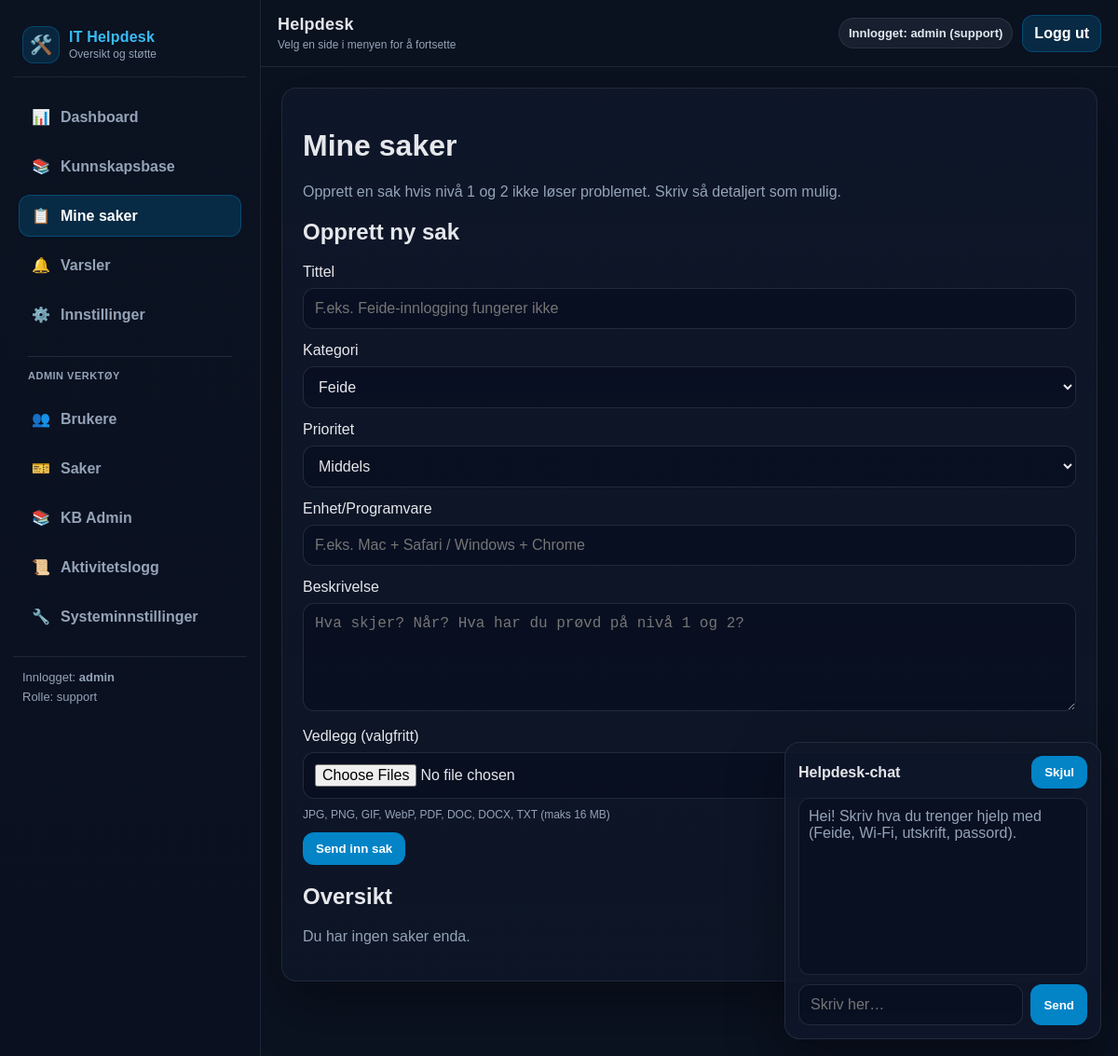
Before: /tickets (signed in) with the older database file.
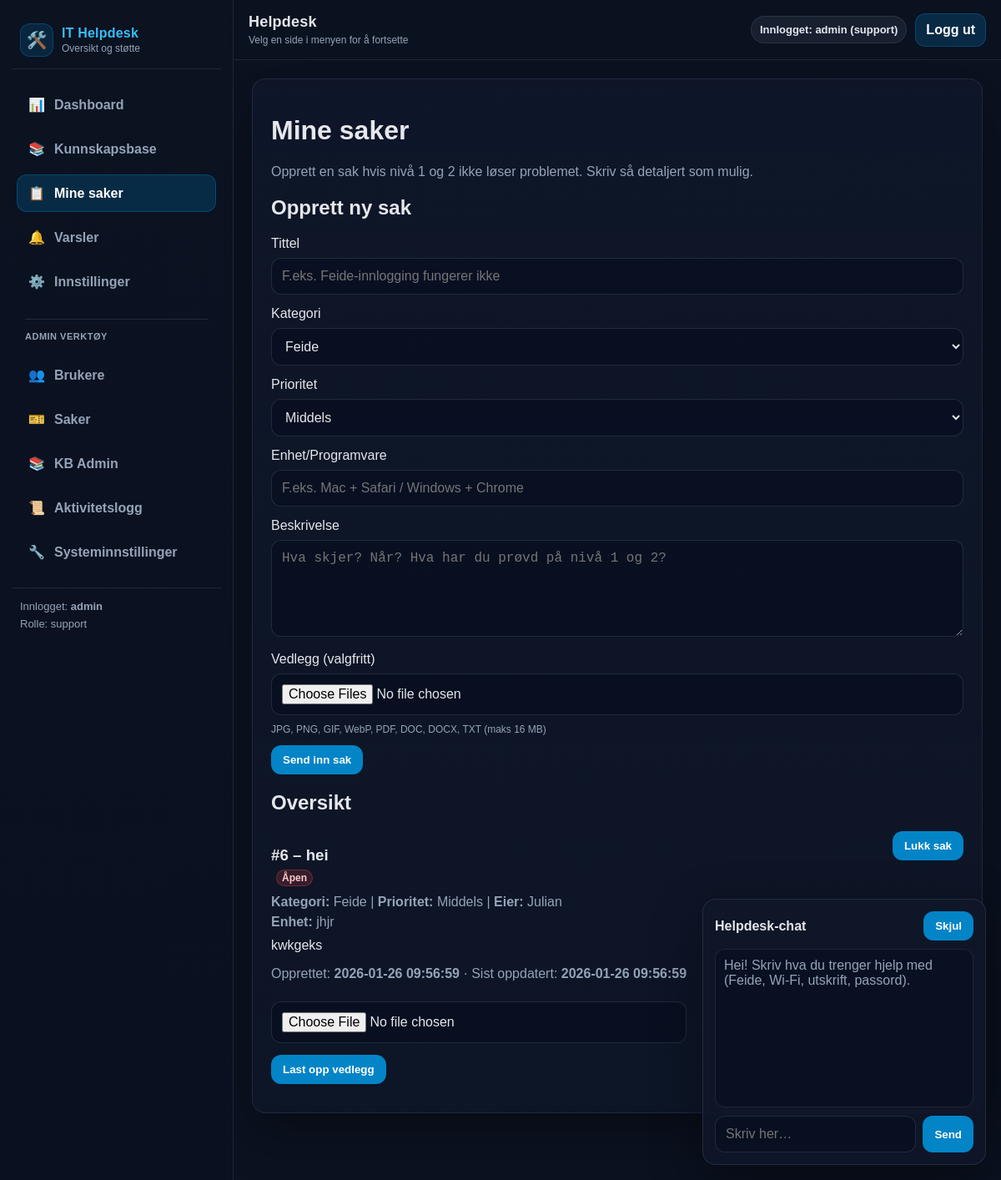
After: the same page with the newer database file.
### tables this page shows
CREATE TABLE tickets (
            id INTEGER PRIMARY KEY AUTOINCREMENT,
            title TEXT NOT NULL,
            desc TEXT NOT NULL,
            owner TEXT NOT NULL,
            category TEXT NOT NULL DEFAULT 'Annet',
            priority TEXT NOT NULL DEFAULT 'Middels',
            device TEXT NOT NULL DEFAULT '',
            status TEXT NOT NULL DEFAULT 'Åpen',
            created_at TEXT NOT NULL DEFAULT (datetime('now')),
            updated_at TEXT NOT NULL DEFAULT (datetime('now')),
            closed_at TEXT
        );

### routes.py (the view, shortened to what this page needs)
@bp.route("/tickets", methods=["GET", "POST"])
def tickets():
    user = current_user()
    if not user:
        return redirect(url_for("main.login"))
    role = current_role()
    try:
        if role == "support":
            visible = get_tickets()
            logger.info(f"Support user {user} fetched all tickets: {len(visible)} total")
        else:
            visible = get_tickets(owner=user)
            logger.info(f"User {user} fetched their own tickets: {len(visible)} visible")
    except Exception as e:
        logger.error(f"Error fetching tickets for {user} (role={role}): {e}")
        visible = []
        flash("Kunne ikke hente saker. Prøv igjen senere.")
    for t in visible:
        try:
            t["attachments"] = get_attachments(t["id"])
        except Exception:
            t["attachments"] = []
    if visible and len(visible) > 0:
        first_ticket = visible[0]
        logger.debug(f"First ticket keys: {list(first_ticket.keys())} | owner={first_ticket.get('owner', 'MISSING')}")
    return render_template("_tickets.html", tickets=visible, role=role)

### __init__.py (called while the page is built)
def create_app():
    app = Flask(__name__)
    app.config.from_object(Config)
    init_mail(app)
    @app.after_request
    def set_security_headers(response):
        response.headers['X-Content-Type-Options'] = 'nosniff'
        response.headers['X-Frame-Options'] = 'DENY'
        response.headers['X-XSS-Protection'] = '1; mode=block'
        return response
    from .routes import bp
    app.register_blueprint(bp)
    return app

### db.py (called while the page is built, shortened)
def get_tickets(owner: Optional[str] = None) -> List[Dict[str, Any]]:
    conn = _conn()
    cur = conn.cursor()
    if owner is None:
        cur.execute("""
            SELECT t.*, r.stars AS rating, r.feedback AS feedback
            FROM tickets t
            LEFT JOIN ratings r ON r.ticket_id = t.id
            ORDER BY t.id DESC
        """)
    rows = cur.fetchall()
    conn.close()
    return [dict(r) for r in rows]

def count_notifications(user: str) -> int:
    conn = _conn()
    cur = conn.cursor()
    cur.execute("SELECT COUNT(*) AS c FROM notifications WHERE user = ? AND read = 0", (user,))
    row = cur.fetchone()
    conn.close()
    return int(row["c"]) if row else 0

def get_attachments(ticket_id: int) -> List[Dict[str, Any]]:
    conn = _conn()
    cur = conn.cursor()
    cur.execute(
        """
        SELECT id, ticket_id, stored_filename, original_filename, uploaded_by, uploaded_at
        FROM attachments
        WHERE ticket_id = ?
        ORDER BY id DESC
        """,
        (int(ticket_id),),
    )
    rows = cur.fetchall()
    conn.close()
    return [dict(r) for r in rows]

def _conn() -> sqlite3.Connection:
    DB_PATH.parent.mkdir(parents=True, exist_ok=True)
    conn = sqlite3.connect(DB_PATH)
    conn.row_factory = sqlite3.Row
    return conn

### routes.py (called while the page is built)
def current_user():
    return session.get("user")

def current_role():
    return session.get("role")

@bp.before_app_request
def ensure_db():
    try:
        init_db()
    except Exception as e:
        logger.error(f"Database initialization failed: {e}")

@bp.context_processor
def inject_notification_count():
    if current_user():
        try:
            return {"notif_count": count_notifications(current_user())}
        except Exception:
            return {"notif_count": 0}
    return {"notif_count": 0}

### templates/_tickets.html (shortened to what this page needs)
{% extends "base.html" %}
{% block content %}
<div class="card">
  <h1>Mine saker</h1>
  <p class="muted">
    Opprett en sak hvis nivå 1 og 2 ikke løser problemet. Skriv så detaljert som mulig.
  </p>
</div>
<div class="card">
  <h2>Opprett ny sak</h2>
  <form method="post">
    <label>Tittel</label>
    <input type="text" name="title" placeholder="F.eks. Feide-innlogging fungerer ikke" required>
    <label>Kategori</label>
    <select name="category" required>
      <option>Feide</option>
    </select>
    <label>Prioritet</label>
    <select name="priority" required>
      <option selected>Middels</option>
    </select>
    <label>Enhet/Programvare</label>
    <input type="text" name="device" placeholder="F.eks. Mac + Safari / Windows + Chrome" required>
    <label>Beskrivelse</label>
    <textarea name="desc" rows="5" placeholder="Hva skjer? Når? Hva har du prøvd på nivå 1 og 2?" required></textarea>
    <label>Vedlegg (valgfritt)</label>
    <input type="file" name="files" multiple accept=".jpg,.jpeg,.png,.gif,.webp,.pdf,.doc,.docx,.txt">
    <p class="muted" style="font-size:12px; margin-top:-4px;">JPG, PNG, GIF, WebP, PDF, DOC, DOCX, TXT (maks 16 MB)</p>
    <button type="submit">Send inn sak</button>
  </form>
</div>
<div class="card">
  <h2>Oversikt</h2>
  {% if tickets|length == 0 %}
    <p class="muted">Du har ingen saker enda.</p>
  {% else %}
    {% for t in tickets %}
      <div class="card" style="margin:12px 0;">
        <div style="display:flex; justify-content:space-between; gap:12px; flex-wrap:wrap;">
          <div style="min-width:260px;">
            <h3 style="margin-bottom:6px;">#{{ t.id }} – {{ t.title }}</h3>
            {% if t.status == "Åpen" %}
              <span class="badge badge-open">Åpen</span>
            {% else %}
              <span class="badge badge-closed">Lukket</span>
            {% endif %}
            <p class="muted" style="margin:10px 0 0;">
              <strong>Kategori:</strong> {{ t.category }} |
              <strong>Prioritet:</strong> {{ t.priority }} |
              <strong>Eier:</strong> {{ t.owner }}
            </p>
            <p class="muted" style="margin:6px 0 0;">
              <strong>Enhet:</strong> {{ t.device }}
            </p>
            <p style="margin-top:10px;">{{ t.desc }}</p>
            <p class="muted" style="margin-top:10px;">
              Opprettet: <strong>{{ t.created_at }}</strong>
              {% if t.updated_at %} · Sist oppdatert: <strong>{{ t.updated_at }}</strong>{% endif %}
            </p>
            <form
              method="post"
              enctype="multipart/form-data"
              action="{{ url_for('main.upload_attachment', ticket_id=t.id) }}"
              style="margin-top:10px;"
            >
              <input type="file" name="file" required>
              <button type="submit">Last opp vedlegg</button>
            </form>
          </div>
          {% if role == "support" and t.status != "Lukket" %}
            <div>
              <form method="post" action="{{ url_for('main.close_ticket_view', ticket_id=t.id) }}">
                <button type="submit" class="btn-secondary">Lukk sak</button>
              </form>
            </div>
          {% endif %}
        </div>
      </div>
    {% endfor %}
  {% endif %}
</div>
{% endblock %}

### templates/base.html (shortened to what this page needs)
<!doctype html>
<html lang="no">
  <head>
    <link rel="stylesheet" href="{{ url_for('static', filename='css/app.css') }}">
  </head>
  <body>
    {% set ep = request.endpoint or "" %}
    <div class="app">
      <aside class="sidebar">
        <div class="brand">
          <div class="logo">🛠️</div>
          <div>
            <div class="title">IT Helpdesk</div>
            <div class="subtitle">Oversikt og støtte</div>
          </div>
        </div>
        <nav class="nav">
          <a href="{{ url_for('main.dashboard') }}" class="{% if ep == 'main.dashboard' %}active{% endif %}">
            <span class="icon">📊</span> Dashboard
          </a>
          <a href="{{ url_for('main.kb') }}" class="{% if ep == 'main.kb' %}active{% endif %}">
            <span class="icon">📚</span> Kunnskapsbase
          </a>
          <a href="{{ url_for('main.tickets') }}" class="{% if ep == 'main.tickets' %}active{% endif %}">
            <span class="icon">📋</span> Mine saker
          </a>
          <a href="{{ url_for('main.notifications_page') }}" class="{% if ep == 'main.notifications_page' %}active{% endif %}">
            <span class="icon">🔔</span> Varsler
          </a>
          <a href="{{ url_for('main.settings') }}" class="{% if ep == 'main.settings' %}active{% endif %}">
            <span class="icon">⚙️</span> Innstillinger
          </a>
          {% if session.get("role") == "support" %}
            <div style="margin:14px 10px 10px; padding-top:14px; border-top:1px solid rgba(148,163,184,.18); color:#94a3b8; font-size:11px; font-weight:900; letter-spacing:.5px;">
              ADMIN VERKTØY
            </div>
            <a href="{{ url_for('main.admin_users') }}" class="{% if ep == 'main.admin_users' %}active{% endif %}">
              <span class="icon">👥</span> Brukere
            </a>
            <a href="{{ url_for('main.admin_tickets') }}" class="{% if ep == 'main.admin_tickets' %}active{% endif %}">
              <span class="icon">🎫</span> Saker
            </a>
            <a href="{{ url_for('main.admin_kb') }}" class="{% if ep == 'main.admin_kb' %}active{% endif %}">
              <span class="icon">📚</span> KB Admin
            </a>
            <a href="{{ url_for('main.activity_log') }}" class="{% if ep == 'main.activity_log' %}active{% endif %}">
              <span class="icon">📜</span> Aktivitetslogg
            </a>
            <a href="{{ url_for('main.admin_settings') }}" class="{% if ep == 'main.admin_settings' %}active{% endif %}">
              <span class="icon">🔧</span> Systeminnstillinger
            </a>
          {% endif %}
        </nav>
        <div class="sidebar-footer">
          {% if session.get("user") %}
            Innlogget: <strong>{{ session.get("user") }}</strong>
            <div style="margin-top:6px; color:var(--muted);">
              Rolle: {{ session.get("role") }}
            </div>
          {% else %}
            Ikke innlogget
          {% endif %}
        </div>
      </aside>
      <div class="main">
        <header class="topbar">
          <div class="topbar-left">
            <p class="h1">Helpdesk</p>
            <p class="p">Velg en side i menyen for å fortsette</p>
          </div>
          <div class="topbar-right">
            {% if session.get("user") %}
              <span class="pill">Innlogget: {{ session.get("user") }} ({{ session.get("role") }})</span>
              <a class="btn" href="{{ url_for('main.logout') }}">Logg ut</a>
            {% endif %}
          </div>
        </header>
        <main class="page">
          <div class="content-wrap">
            {% block content %}{% endblock %}
          </div>
        </main>
      </div>
    </div>
    <div id="chatbot">
      <div class="chat-card">
        <div style="display:flex; justify-content:space-between; align-items:center;">
          <strong>Helpdesk-chat</strong>
          <button id="chatToggle" type="button">Skjul</button>
        </div>
        <div id="chatBody">
          <div id="chatLog">
            <div class="muted">
              Hei! Skriv hva du trenger hjelp med (Feide, Wi-Fi, utskrift, passord).
            </div>
          </div>
          <div style="display:flex; gap:8px; margin-top:10px;">
            <input id="chatInput" type="text" placeholder="Skriv her…" style="margin:0;" />
            <button id="chatSend" type="button">Send</button>
          </div>
        </div>
      </div>
    </div>
  </body>
</html>

### static/css/app.css (style rules this page uses)
:root { --bg:#0b1220; --panel:#0f172a; --panel2:#111c33; --border:rgba(148,163,184,.14); --muted:#94a3b8; --text:#e5e7eb; --primary:#0284c7; --primaryHover:#0ea5e9; --sidebarW: 280px; --topbarH: 72px; --radius: 16px; }
* { box-sizing:border-box; }
html, body { height:100%; }
body { margin:0; font-family: Arial, sans-serif; background:var(--bg); color:var(--text); }
.app { min-height:100vh; display:flex; }
.sidebar { width:var(--sidebarW); background:linear-gradient(180deg, #0b1220 0%, #0a1020 100%); border-right:1px solid var(--border); position:fixed; left:0; top:0; bottom:0; padding:18px 14px; overflow:auto; }
.brand { display:flex; align-items:center; gap:10px; padding:10px 10px 14px; border-bottom:1px solid var(--border); margin-bottom:14px; }
.brand .logo { width:40px; height:40px; display:flex; align-items:center; justify-content:center; border-radius:12px; background:rgba(2,132,199,.18); border:1px solid rgba(2,132,199,.35); font-size:20px; }
.brand .title { font-weight:900; letter-spacing:.2px; color:#38bdf8; }
.brand .subtitle { font-size:12px; color:var(--muted); margin-top:2px; }
.nav { display:flex; flex-direction:column; gap:8px; padding:6px 6px; }
.nav a { display:flex; align-items:center; gap:10px; padding:12px 12px; border-radius:12px; text-decoration:none; color:var(--muted); font-weight:800; border:1px solid transparent; }
.nav a.active { background:rgba(2,132,199,.22); border-color:rgba(2,132,199,.35); color:#ffffff; }
.nav .icon { width:22px; display:inline-flex; align-items:center; justify-content:center; opacity:.95; }
.sidebar-footer { margin-top:14px; padding:14px 10px; border-top:1px solid var(--border); color:var(--muted); font-size:13px; }
.badge { display:inline-flex; align-items:center; justify-content:center; min-width:20px; height:20px; padding:0 6px; border-radius:999px; font-size:12px; font-weight:900; background:rgba(239,68,68,.18); border:1px solid rgba(239,68,68,.35); color:#fecaca; margin-left:6px; }
.main { margin-left:var(--sidebarW); width:calc(100% - var(--sidebarW)); min-height:100vh; display:flex; flex-direction:column; }
.topbar { height:var(--topbarH); position:sticky; top:0; z-index:20; display:flex; align-items:center; justify-content:space-between; padding:14px 18px; background:rgba(11,18,32,.86); backdrop-filter: blur(10px); border-bottom:1px solid var(--border); }
.topbar-left { display:flex; flex-direction:column; gap:4px; }
.topbar-left .h1 { font-size:18px; font-weight:900; margin:0; letter-spacing:.2px; }
.topbar-left .p { margin:0; font-size:12px; color:var(--muted); }
.topbar-right { display:flex; align-items:center; gap:10px; flex-wrap:wrap; justify-content:flex-end; }
.pill { display:inline-flex; align-items:center; gap:8px; padding:8px 10px; border-radius:999px; background:rgba(148,163,184,.10); border:1px solid rgba(148,163,184,.14); color:#e2e8f0; font-weight:800; font-size:13px; white-space:nowrap; }
.btn { display:inline-flex; align-items:center; gap:8px; padding:10px 12px; border-radius:12px; text-decoration:none; font-weight:900; border:1px solid rgba(2,132,199,.35); background:rgba(2,132,199,.22); color:#fff; }
.page { padding:22px 22px 80px; }
.content-wrap { background:linear-gradient(180deg, rgba(15,23,42,.85) 0%, rgba(15,23,42,.65) 100%); border:1px solid rgba(148,163,184,.14); border-radius:var(--radius); padding:22px; box-shadow:0 20px 60px rgba(0,0,0,.35); }
input, textarea, select { width:100%; padding:12px; margin:8px 0 14px; border-radius:12px; border:1px solid rgba(148,163,184,.18); background:rgba(2,6,23,.35); color:var(--text); font-size:16px; outline:none; }
button { background:var(--primary); color:#fff; border:0; border-radius:12px; padding:10px 14px; font-weight:900; cursor:pointer; }
#chatbot { position:fixed; right:18px; bottom:18px; width:340px; max-width:92vw; z-index:9999; }
#chatbot .chat-card { background:rgba(15,23,42,.90); border:1px solid rgba(148,163,184,.16); border-radius:16px; box-shadow:0 20px 60px rgba(0,0,0,.38); padding:14px; }
#chatLog { height:190px; overflow:auto; border:1px solid rgba(148,163,184,.14); border-radius:12px; padding:10px; margin-top:10px; background:rgba(2,6,23,.28); }
.muted { color:var(--muted); }

Changed rows visible on the page:
added tickets: id "6", title "hei", status "Åpen", category "Feide", priority "Middels", owner "Julian", device "jhjr", desc "kwkgeks", created_at "2026-01-26 09:56:59", updated_at "2026-01-26 09:56:59"
Other visible differences:
text no longer shown: "Du har ingen saker enda."
